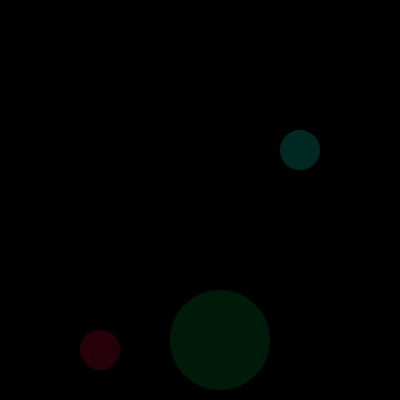
Frame 1 (no input)
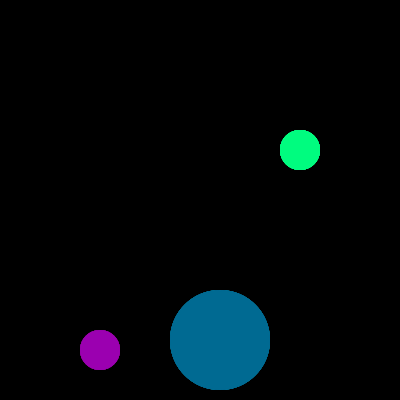
Frame 60 (the mouse pressed at the canvas centre just before this capture)
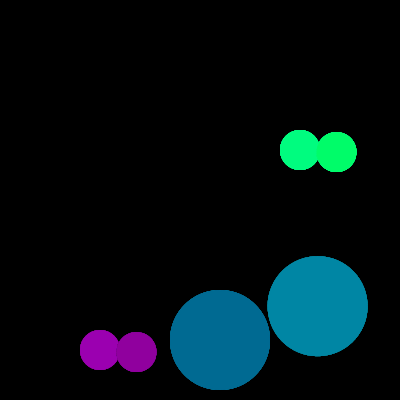
Frame 120 (the mouse held since frame 60 and released just before this capture)

The Processing sketch that drew these frames (run headless with seeded random() and noise(); from frame 60 on, the mouse is pressed at the canvas centre):

// Processing sketch: processing_130409
// ── processing_130409.pde

//copyright Faryal Khalid Spring 2014
//HW 4
 
void setup() {
  size(400, 400);
  background(0, 0, 0);
}
  
void draw() {
    
  strokeWeight(1);
//wheels
  pushMatrix();
  noStroke();
  fill(0, random(255), random(255),40);
  translate(width*.6, height*.6);
  rotate(mouseX);
  ellipse(-20, 100, 100, 100);
  popMatrix();

 pushMatrix();
  noStroke();
  fill(random(255), 0, random(255),40);
  translate(width*.3, height*.8);
  rotate(mouseY);
  ellipse(-20, 30, 40, 40);
  popMatrix();

pushMatrix();
  noStroke();
  fill(0, 255, random(255),40);
  translate(width*.8, height*.3);
  rotate(mouseY);
  ellipse(-20, 30, 40, 40);
  popMatrix();
   
 
}

//lines appear

void mouseClicked(){
 
  noStroke();
  fill(250, 161, 129);
  rect(mouseX, mouseY, 400, 2);
  fill(random(255), 161, 129);
  rect(mouseX, mouseY, 2, 400);
   
  
   
}
